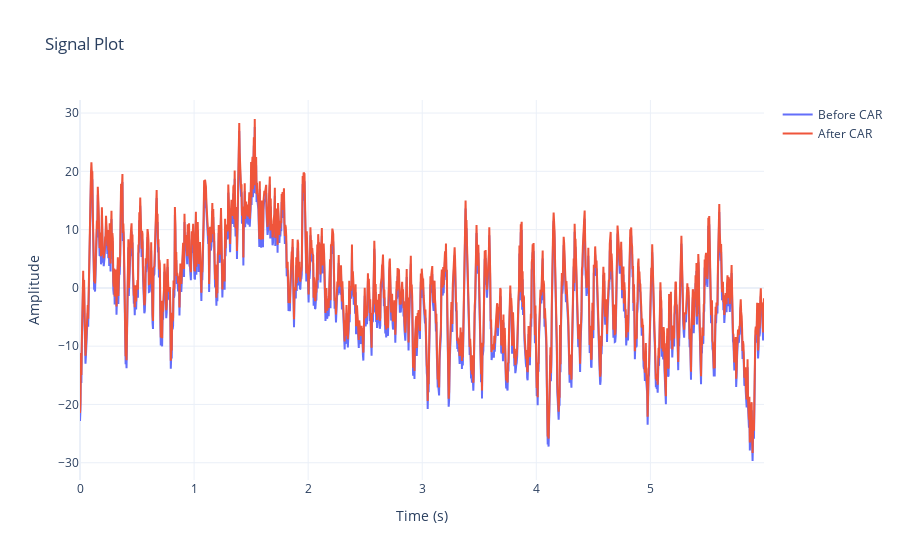

Here is the notebook cell this chart was saved with:
### Code cell
# Create a simple plot
fig = go.Figure()
t=t = np.arange(0,len(signals8)) / 250 # plot in time
fig.add_trace(go.Scatter(x=t, y=wcar8.reshape(wcar8.shape[0]), mode='lines', name='Before CAR'))
fig.add_trace(go.Scatter(x=t, y=signals8.reshape(signals8.shape[0]), mode='lines', name='After CAR')) #np.reshape(signal, (signal.shape[1]))

# Update layout
fig.update_layout(
    title='Signal Plot',
    xaxis=dict(title='Time (s)'),
    yaxis=dict(title='Amplitude'),
    template='plotly_white'
)
# Show the plot
fig.show()

### Figure 1 — Plotly figure (JSON) as saved in the notebook; plotly's stock layout.template omitted (floating-point values rounded to 4 significant figures; data arrays with more than 128 entries replaced by an {"elided": "..."} marker saying what was removed)
{"data": [{"mode": "lines", "name": "Before CAR", "type": "scatter", "x": {"elided": "1500 float values"}, "y": {"elided": "1500 float values"}}, {"mode": "lines", "name": "After CAR", "type": "scatter", "x": {"elided": "1500 float values"}, "y": {"elided": "1500 float values"}}], "layout": {"title": {"text": "Signal Plot"}, "xaxis": {"title": {"text": "Time (s)"}}, "yaxis": {"title": {"text": "Amplitude"}}}}
